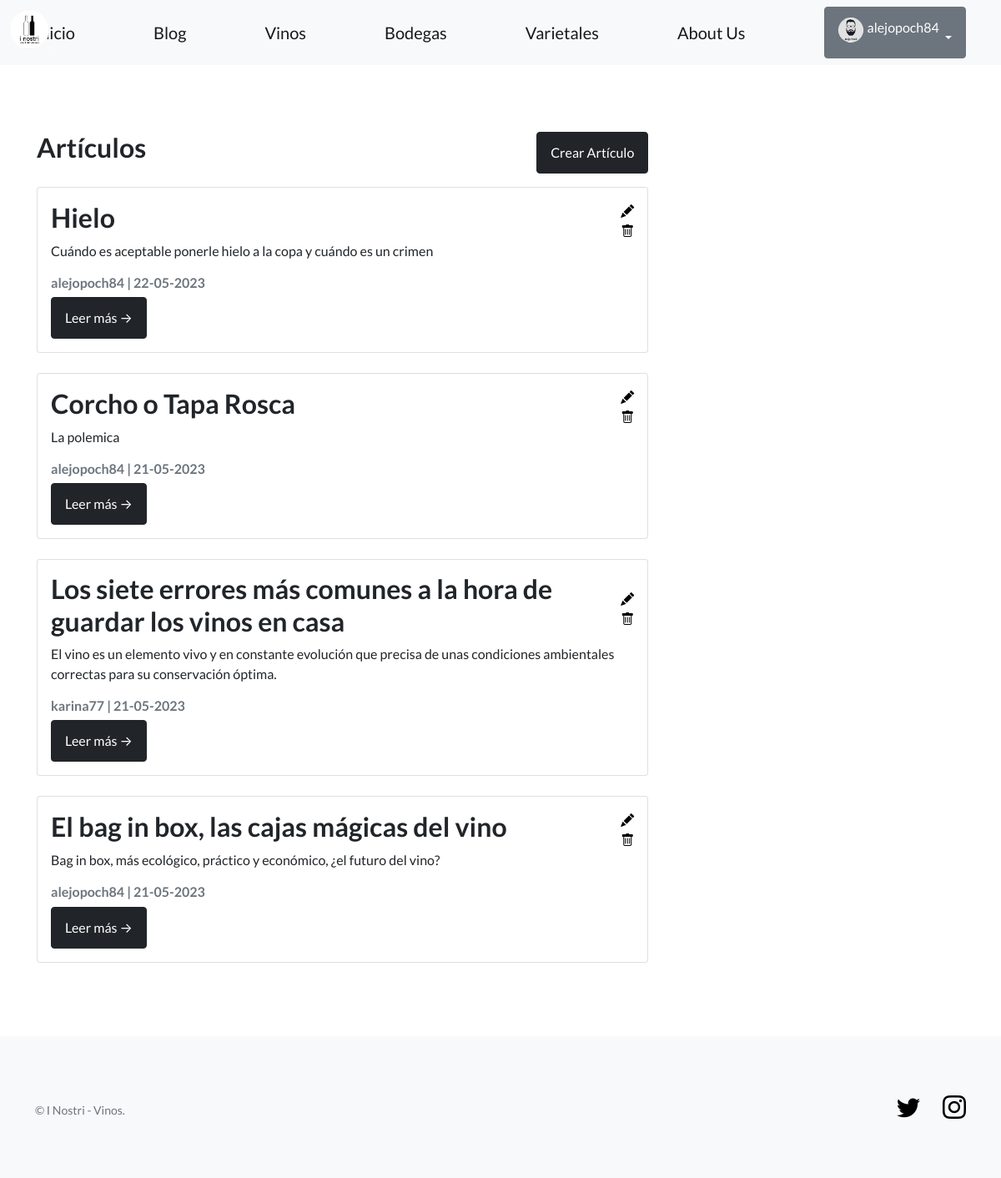
Page /inostri-blog/posts/ (signed in) on the earlier database version.
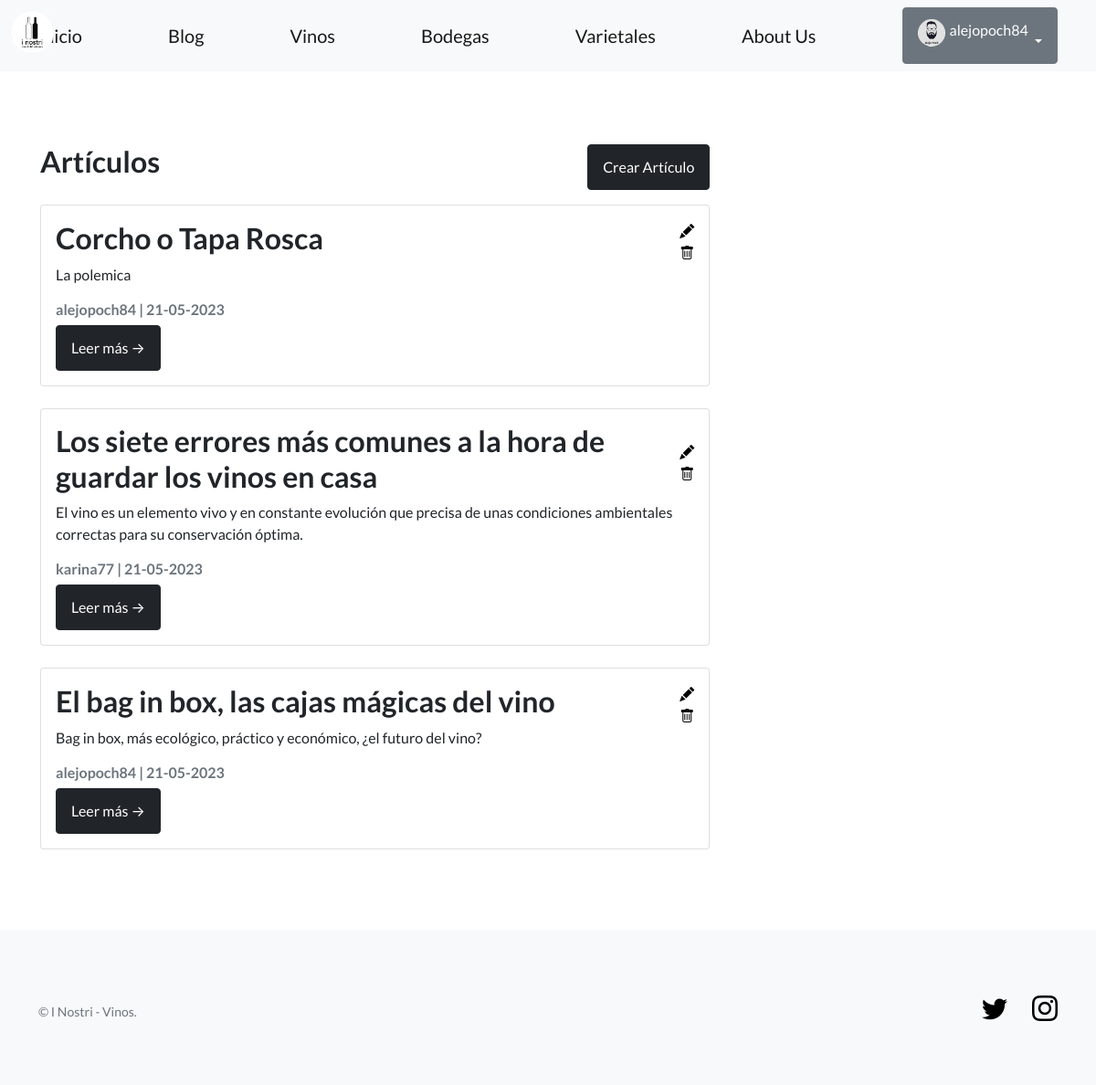
Same page on the later database version.
### blog_inostri/models.py (models this page shows, shortened)
class Articulo(models.Model):
    titulo = models.CharField(max_length=128)
    subtitulo = models.CharField(max_length=256)
    cuerpo = RichTextField(default="")
    autor = models.ForeignKey(User, on_delete=models.CASCADE)
    fecha = models.DateTimeField(auto_now_add=True)
    imagen = models.ImageField(blank=True, null=True)

### blog_inostri/views.py (the view)
# urls.py: path('posts/', PostListView.as_view(), name='lista_posts'),
class PostListView(ListView):
    model = Articulo
    template_name = 'lista_posts'
    context_object_name = 'articulos'
    ordering = ['-fecha']

### blog_inostri/templates/blog_inostri/articulo_list.html (shortened to what this page needs)
{% extends "app_inostri/base.html" %}
{% load static %}
{% block contenido %}
<div class="container">
  <div class="row">
      <div class="col-md-8 mt-3 left">
          <div class="d-flex justify-content-between mb-3">
              <h2>Artículos</h2>
              {% if user.is_authenticated %}
              <a href="{% url 'crear_post' %}" class="btn btn-dark">Crear Artículo</a>
              {% endif %}
          </div>
          {% if object_list %}
          {% for articulo in object_list %}
          <div class="card mb-4">
              <div class="card-body">
                  <div class="d-flex justify-content-between align-items-center">
                      <h2 class="card-title">{{ articulo.titulo }}</h2>
                      {% if articulo.autor == request.user or request.user.is_superuser %}
                      <form method="post" action="{% url 'eliminar_post' articulo.id %}">
                          <div>
                            <a href="{% url 'editar_post' articulo.id %}">
                              <i class="bi bi-pencil-fill" style="color: black;"></i>
                            </a>
                          </div>
                          <div>
                            <a href="{% url 'eliminar_post' articulo.id %}">
                              <i class="bi bi-trash" style="color: black;"></i>
                            </a>
                          </div>
                      </form>
                      {% endif %}
                  </div>
                  <p class="card-text">{{articulo.subtitulo|slice:":200" }}</p>
                  <p class="card-text text-muted h6">{{ articulo.autor }} | {{ articulo.fecha|date:'d-m-Y'}} </p>
                  <a href="{% url 'ver_post' articulo.id  %}" class="btn btn-dark">Leer más &rarr;</a>
              </div>
          </div>
          {% endfor %}
          {% else %}
          <p>No hay entradas aún.</p>
          {% endif %}
      </div>
  </div>
</div>
{%endblock%}

Differences in the rows shown:
removed Articulo: titulo "Hielo", subtitulo "Cuándo es aceptable ponerle hielo a la copa y cuándo es un crimen", autor "alejopoch84", fecha "22-05-2023"
